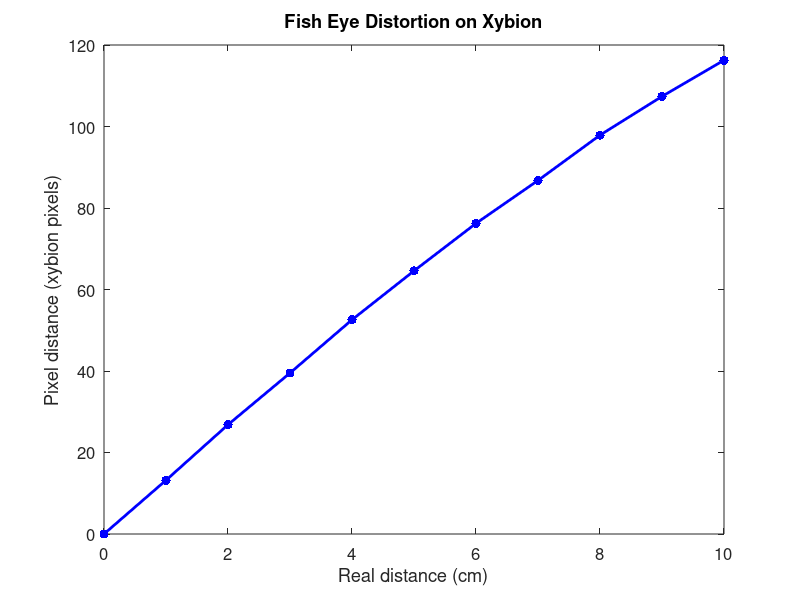

MATLAB code to generate this figure:
%FishEye Distortion Curve
%Use measurements from middle grid.jpg

North=[0 14.26 28.26 40.25 53.25 65.00 78.25 88.00 99.25 108.50 117.76];
South=[0 12.75 26.25 38.50 52.02 63.52 74.77 85.54 96.26 106.04 114.55];
East=[0 12.00 26.25 38.25 51.75 64.25 74.25 85.00 95.75 105.00 112.75];
West=[0 13.77 26.52 41.03 53.26 65.52 77.62 88.51 100.26 110.01 120.00];

AllPixels(1,:)=North;
AllPixels(2,:)=South;
AllPixels(3,:)=East;
AllPixels(4,:)=West;

for i=1:11
    PixelDistance(i)=mean(AllPixels(:,i));
end
realDistance=linspace(0,10,11);
plot(realDistance,PixelDistance,'b','linewidth',2);hold on;
plot(realDistance,PixelDistance,'b.','MarkerSize',20);
title('Fish Eye Distortion on Xybion','fontsize',20);
xlabel('Real distance (cm)','fontsize',15);
ylabel('Pixel distance (xybion pixels)','fontsize',15);
set(gca,'fontsize',12);